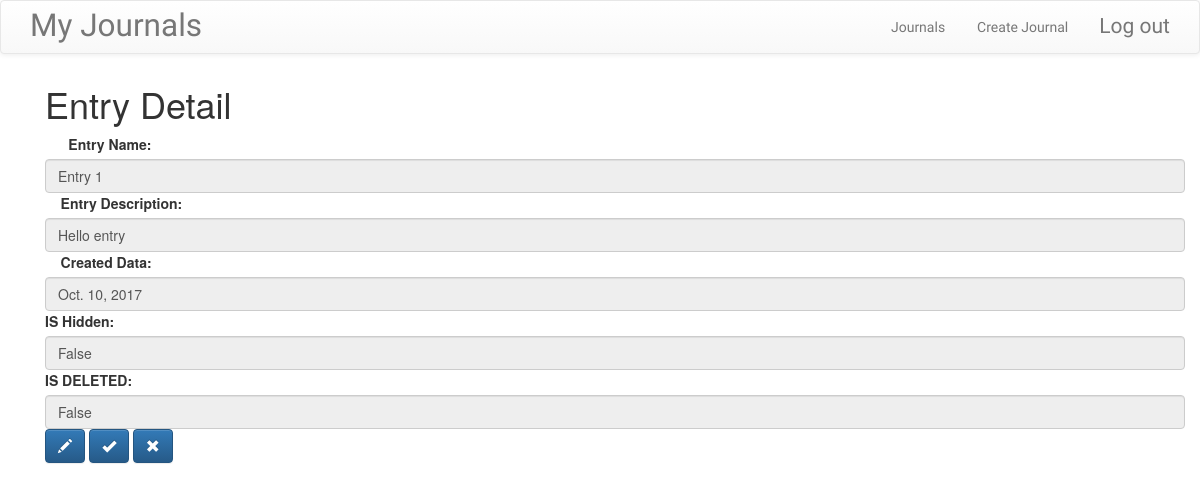
/journals/journal/entry/12/detail/ (signed in), run on the app's committed database.
### journals/models.py (models this page shows, shortened)
class Entry(models.Model):
    journal = models.ForeignKey(Journal, on_delete=models.CASCADE)
    title_text = models.CharField('entry title', max_length=200)
    body_text = models.CharField('entry body', max_length=200)
    created_date = models.DateField('published date', default= timezone.now)
    hidden_boolean = models.BooleanField('hidden', default=False)
    deleted_boolean = models.BooleanField('deleted', default=False)
    orginal_entry = models.PositiveIntegerField(default=0)
    is_available = models.BooleanField('replaced', default=True)

class Journal(models.Model):
    user = models.ForeignKey(User, on_delete=models.CASCADE)
    slug = models.SlugField('slug text', allow_unicode=True, unique=True)
    created_date = models.DateTimeField('date created', default= timezone.now)
    modified_date = models.DateTimeField('date modified', blank = True, null=True)
    name_text = models.CharField('journal name', max_length=200, unique=True)
    description_text = models.CharField('journal description', max_length=200)
    class Meta:
        ordering = ["name_text"]

### journals/views.py (the view)
# urls.py: url(r"^journal/entry/(?P<pk>\d+)/detail/$",views.JournalEntryDetail.as_view(),name="entry_detail"),
class JournalEntryDetail(LoginRequiredMixin, generic.DetailView):
    model = Entry
    login_url = 'journals:login'
    def get_queryset(self):
        queryset = super().get_queryset()
        return queryset.filter(pk=self.kwargs.get("pk"))

### journals/templates/journals/entry_detail.html
{% extends "journals/entry_base.html" %}
{% block preentry %}
<div class="container">
<h1>Entry Detail</h1>
<form>
    <label >Entry Name:</label>
    <input type="text" class="form-control" value="{{ entry.title_text}}" disabled>
    <label>Entry Description:</label>
    <input type="textarea" class="form-control" value="{{ entry.body_text }}" disabled>
    <label>Created Data:</label>
    <input type="text" class="form-control" value="{{ entry.created_date }}" disabled>
     <label>IS Hidden:</label>
    <input type="text" class="form-control" value="{{ entry.hidden_boolean }}" disabled>
     <label>IS DELETED:</label>
    <input type="text" class="form-control" value="{{ entry.deleted_boolean }}" disabled>
</form>
    <div class="media-footer">
			{% if user.is_authenticated%}
                {% if entry.deleted_boolean %}
                    {% else %}
                    <a class="btn btn-primary" href="{% url 'journals:entry_update' pk=entry.pk %}"><span class="glyphicon glyphicon-pencil"></span></a>
                {% endif %}
                <a class="btn btn-primary" href="{% url 'journals:entry_list' pk=entry.journal.id %}"><span class="glyphicon glyphicon-ok"></span></a>
                <a class="btn btn-primary" href="{% url 'journals:entry_remove' pk=entry.pk %}"><span class="glyphicon glyphicon-remove"></span></a>
			{% endif %}
		</div>
	</div>
</div>
{% endblock %}

### data on the page
Entry: title_text "Entry 1", body_text "Hello entry", created_date "Oct. 10, 2017", hidden_boolean "False", deleted_boolean "False"
